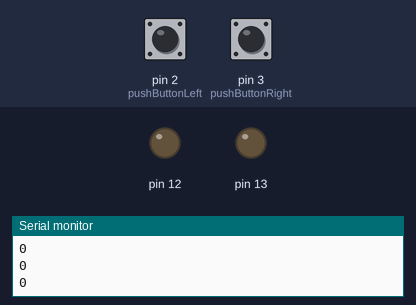
This sketch was run on a simulated Arduino Uno, built with avr-gcc and run on an emulated ATmega328P. On the bench: output pins drawn as LEDs (lit = HIGH), the last lines printed to the serial monitor. Dashed ring = blinking. The inputs (shaded band) are chosen by the test bench; at power-on: pin 2 (pushButtonLeft) LOW, pin 3 (pushButtonRight) LOW.

Above: at 1.2 s.
1.3 s: pin 2 (pushButtonLeft) pulled HIGH for 0.15 s
At 2.2 s:
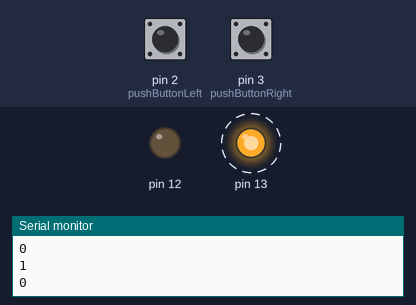
4.4 s: pin 3 (pushButtonRight) pulled HIGH for 1 s
At 7.2 s:
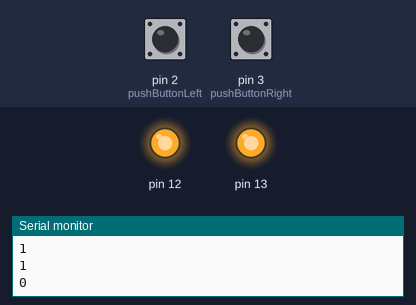
8.4 s: pin 3 (pushButtonRight) pulled HIGH for 3.2 s
At 11.7 s:
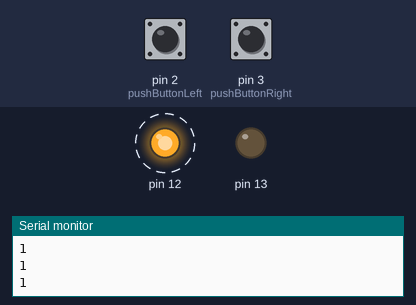
13.3 s: pin 3 (pushButtonRight) pulled HIGH for 0.15 s
Timing chart, 0 to 17.3 s (numbered marks = the images above; inputs shaded):
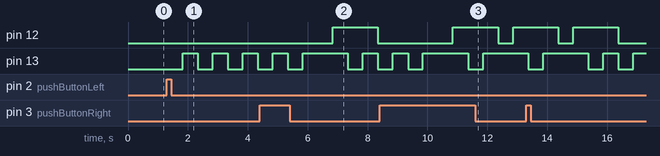

Measured:
- after the input at 1.3 s, pin 13: alternates HIGH for 0.50 s and LOW for 0.50 s, starting after 0.52 s
- after the input at 4.4 s, pin 12: LOW → HIGH after 2.4 s, → LOW 1.5 s later
- after the input at 8.4 s, pin 12: LOW → HIGH after 2.5 s, → LOW 1.5 s later, → HIGH 0.50 s later

The sketch:

turningLights_trial.ino
```cpp
// digital pin 2 has a pushbutton attached to it.
int pushButtonRight = 3;
int pushButtonLeft = 2;
int buttonPushedLeft = 0;
int buttonPushedRight = 0;

// the setup routine :
void setup() {
  // initialize serial communication at 9600 bits per second:
  Serial.begin(9600);
  // make the pushbutton's pin an input:
  pinMode(pushButtonLeft, INPUT);
  pinMode (pushButtonRight, INPUT);
  pinMode(13, OUTPUT);
  pinMode(12, OUTPUT);

}

// the loop routine:
void loop() {
  // read the input pin:
  int buttonStateLeft = digitalRead(pushButtonLeft);
  int buttonStateRight = digitalRead(pushButtonRight);
  // print out the state of the button:
  Serial.println(buttonStateLeft);//set button to pushed
  Serial.println(buttonStateRight);
  if (buttonStateLeft !=0){
    buttonPushedLeft = 1;
    delay(10);
  }
  if (buttonStateRight !=0){
    buttonPushedRight = 1;
    delay(10);
  }
  Serial.println(buttonPushedLeft);
  Serial.println(buttonStateRight); //check if we put in two inputs into one Serial Port
  if (buttonPushedLeft == 1){
      digitalWrite(13,LOW);
      delay(500);
      digitalWrite(13,HIGH);
      delay(500);
      int buttonStateLeft = digitalRead(pushButtonLeft);
      Serial.println(buttonStateLeft);
      if (buttonStateLeft !=0){
        buttonPushedLeft = 0;
      }
    }else {
      digitalWrite(13,LOW);
    }
  if (buttonStateRight != 0){
      digitalWrite(12,LOW);
      delay(500);
      digitalWrite(12,HIGH);
      delay(500);
      int buttonStateRight = digitalRead(pushButtonRight);
      Serial.println(buttonStateRight);
      if (buttonStateRight !=0) {
        buttonPushedRight = 0;
      }
    }else {
      digitalWrite(12,LOW);
    }
  delay(1);        // delay in between reads for stability
}
```
